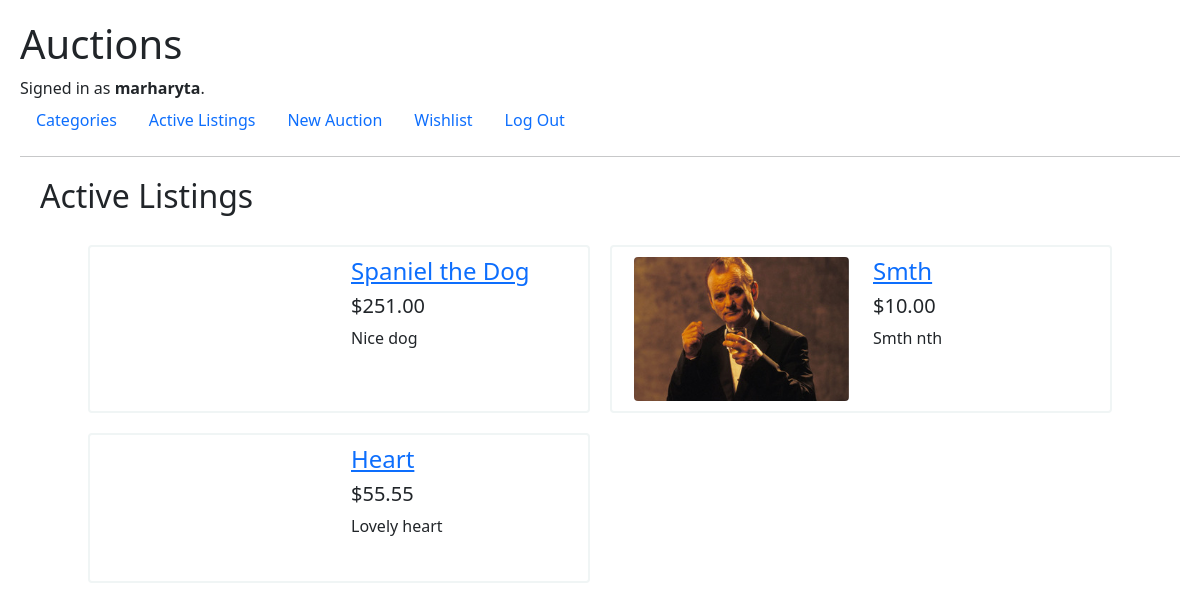
The page / (signed in) on the database its author committed.
### auctions/models.py (models this page shows, shortened)
class User(AbstractUser):
    pass

class Auction(models.Model):
    AUCTION_CATEGORY_CHOICES = [
    ('1', 'Furniture'),
    ('2', 'Books'),
    ('3', 'Gadgets'),
    ('4', 'Household appliances'),
    ('5', 'Accessories'),
    ('6', 'Clothing'),
    ('7', 'Makeup'),
    ('8', 'For children'),
    ('9', 'For animals'),
    ('10', 'Car accessories'),
    ]
    user = models.ForeignKey(User, on_delete=models.CASCADE, related_name="creator")
    name = models.CharField("lot name", max_length=255)
    minimum_bid = models.DecimalField("lot minimum bid", max_digits=7, decimal_places=2, validators=[MinValueValidator(0.01)])
    description = models.CharField("lot description", max_length=3000)
    image = models.ImageField("lot image", upload_to='images', default='images/placeholder.jpg', blank=True)
    category = models.CharField("lot category", choices=AUCTION_CATEGORY_CHOICES, max_length=30, blank=True)
    current_bid = models.DecimalField("current lot bid", max_digits=7, decimal_places=2, default=0.00)
    active = models.BooleanField("is active", default=True)
    winner = models.ForeignKey(User, on_delete=models.SET_NULL, null=True, blank=True, related_name="winner")

### auctions/views.py (the view)
# urls.py: path("", views.index, name="index"),
def index(request):
    return render(request, "auctions/index.html", {
        "active_listings": Auction.objects.filter(active=True).only("name", "description", "current_bid", "image")
    })

### auctions/templates/auctions/index.html (shortened to what this page needs)
{% extends "auctions/layout.html" %}
{% block body %}
    <h2 class="page-title">Active Listings</h2>
    <div class="listing-block">
        {% for lot in active_listings %}
            <div class="in-listing-block">
                <div class="lot-block">
                    <div class="container container-md-12">
                        <div class="row">
                            <div class="col-md-6 lot-image-block">
                                <img src="{{ lot.image.url }}" alt="{{ lot.image.title }}" class="rounded img-fluid">
                            </div>
                            <div class="col-md-6">
                                <a href="/auctions/id={{ lot.id }}"><h4>{{ lot.name }}</h4></a>
                                <h5>${{ lot.current_bid }}</h5>
                                <div>{{ lot.description }}</div>
                            </div>
                        </div>
                    </div>
                </div>
            </div>
        {% endfor %}
    </div>
{% endblock %}

### auctions/templates/auctions/layout.html (shortened to what this page needs)
{% load static %}
<!DOCTYPE html>
<html lang="en">
    <head>
        <link href="https://cdn.jsdelivr.net/npm/bootstrap@5.1.3/dist/css/bootstrap.min.css" rel="stylesheet">
        <link href="{% static 'auctions/styles.css' %}" rel="stylesheet">
    </head>
    <body>
        <h1>Auctions</h1>
        <div>
            {% if user.is_authenticated %}
                Signed in as <strong>{{ user.username }}</strong>.
            {% else %}
                Not signed in.
            {% endif %}
        </div>
        <ul class="nav">
            <li class="nav-item">
                <a class="nav-link" href="{% url 'categories' %}">Categories</a>
            </li>
            <li class="nav-item">
                <a class="nav-link" href="{% url 'index' %}">Active Listings</a>
            </li>
            {% if user.is_authenticated %}
                <li class="nav-item">
                    <a class="nav-link" href="{% url 'new_auction' %}">New Auction</a>
                </li>
                <li class="nav-item">
                    <a class="nav-link" href="{% url 'wishlist_page' %}">Wishlist</a>
                </li>
                <li class="nav-item">
                    <a class="nav-link" href="{% url 'logout' %}">Log Out</a>
                </li>
            {% endif %}
        </ul>
        <hr>
        {% block body %}
        {% endblock %}
    </body>
</html>

### auctions/static/auctions/styles.css (style rules this page uses)
body { padding: 20px; }
.page-title { margin: 20px; }
.listing-block { display:flex; flex-wrap: wrap; width:90%; margin:auto; }
.in-listing-block { width: 50%; padding: 10px; }
.lot-block { height: 100%; min-height: 150px; padding: 10px; border: 2px solid rgb(240, 245, 245); border-radius: 4px; }
.lot-image-block { text-align: center; }

### rows shown on the page
User: username "marharyta"
Auction: name "Spaniel the Dog", current_bid "251.00", description "Nice dog"
Auction: image (placeholder picture), name "Smth", current_bid "10.00", description "Smth nth"
Auction: name "Heart", current_bid "55.55", description "Lovely heart"
